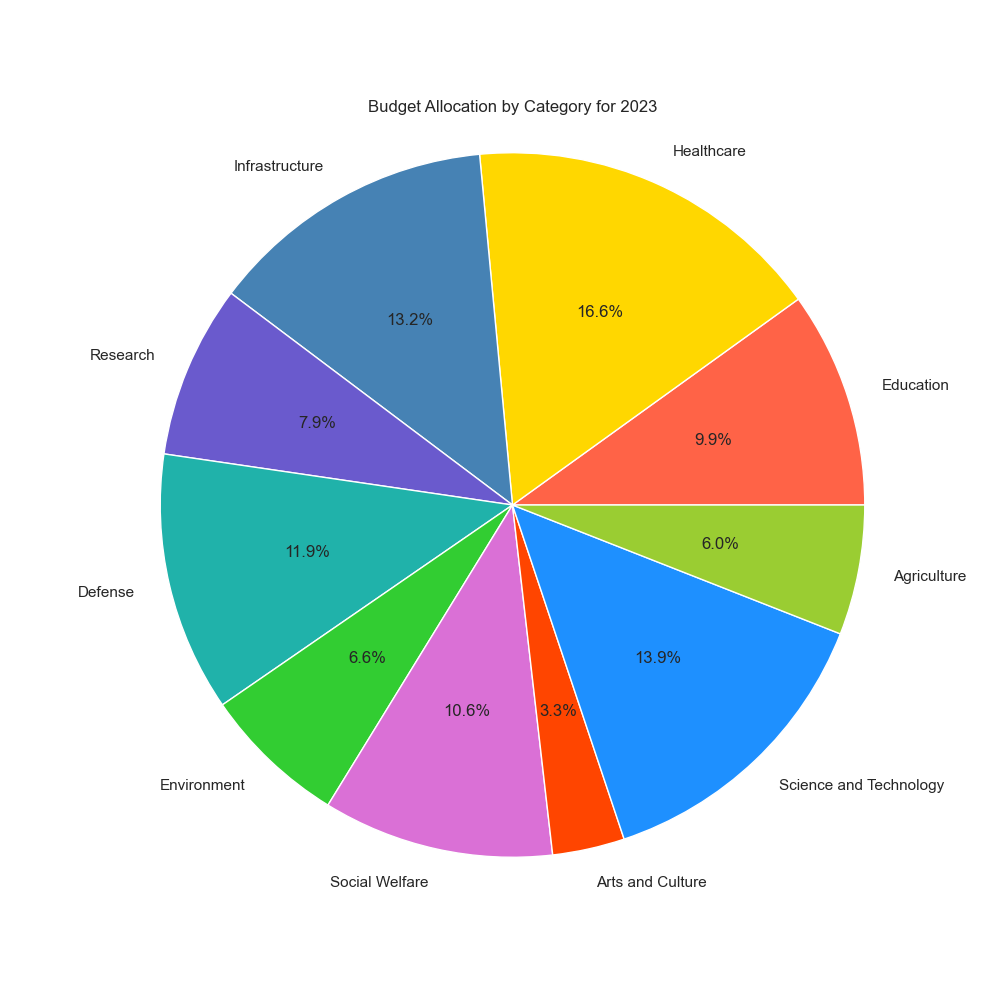

Source code (Python):

import matplotlib.pyplot as plt
import seaborn as sns
import pandas as pd

# Data preparation
data = {
    'Category': [
        'Education', 'Healthcare', 'Infrastructure', 'Research', 'Defense',
        'Environment', 'Social Welfare', 'Arts and Culture', 'Science and Technology', 'Agriculture'
    ],
    'Value': [
        15000, 25000, 20000, 12000, 18000,
        10000, 16000, 5000, 21000, 9000
    ]
}

df = pd.DataFrame(data)

# Colors for each category
colors = [
    '#FF6347', '#FFD700', '#4682B4', '#6A5ACD', '#20B2AA',
    '#32CD32', '#DA70D6', '#FF4500', '#1E90FF', '#9ACD32'
]

# Visualizing data using seaborn
sns.set(style="whitegrid")
plt.figure(figsize=(10, 10))
plt.title('Budget Allocation by Category for 2023')
plt.pie(df['Value'], labels=df['Category'], colors=colors, autopct='%1.1f%%')
plt.axis('equal')  # Equal aspect ratio ensures that pie is drawn as a circle.

# Show plot (commented out because we might not want to show it in certain environments, like a script)
# plt.show()
